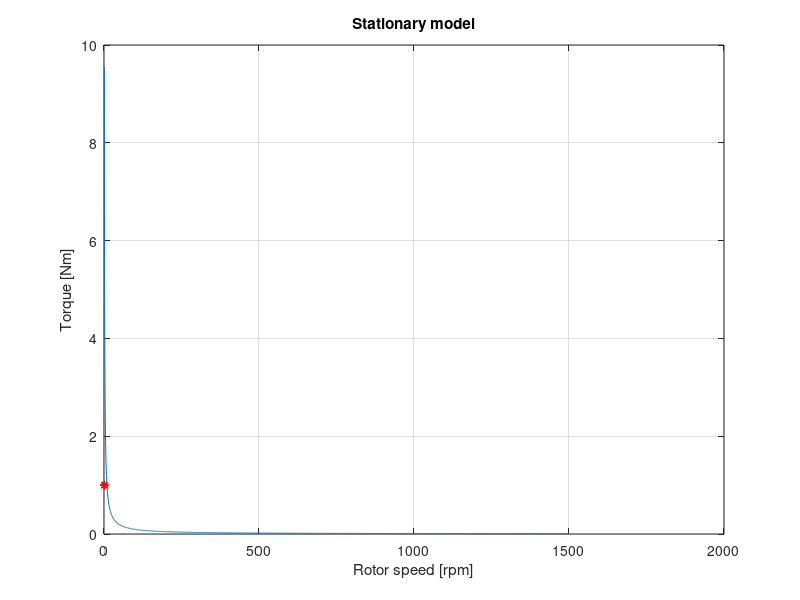

MATLAB code for this plot:

% MATLAB Code - IM Parameter Post Process Code

% EEN155 Electric Drives and fields
% Division of Electric Power Engineering
% Chalmers University of Technology 

% Verion 1.0    2022-02-28    Emma Grunditz <emma.grunditz@chalmers.se>
% Verion 1.1    2023-02-02    Emma Grunditz <emma.grunditz@chalmers.se>



% The equivalent curcuit of the induction machine, including the core loss
% resistance is shown below

%     I1
%   o-->---R1---X1----------X'2---R'2-----
%  +               |   |                 |
%  U1             Rfe  Xm                R'2*(1-s)/s
%  -               |   |                 |
%   o-------------------------------------



% Notes:
%
% (1) Exchange the parameter values = 1, with corrent expressions, to plot the
% torque-speed-graph of the induction machine

% IMPORTANT! when using vector arrays in MATLAB, 
% element-vise multiplication must be written  .* 
% and division must be written  ./ 
% and potence must be written  .^
% See example below for the slip-vector, Z2 and Te

% IMPORTANT! The imaginary number i, written using the letter j

%%
close all;
clear;
clc;

%% EDIT HERE - Parameter definitions
U1 = 1;                     % (V) Stator phase voltage rms value

f_s=1;                      % (Hz) synchronous stator voltage frequncy (from grid)
w_s=1;                      % (rad/s) synchronous angular frequncy
ns=1500;                    % (rpm) synchronous rotating speed (=120*f_s/PolePair
n_vect=[0:ns];              % (rpm) speed-vector, 0-syncronous speed
s=(ns-n_vect)./ns;          % (-) slip-vector, 0-syncronous speed  

R1=1;                       % (ohm) Stator winding resistance
R2=1;                       % (ohm) Rotor resistance, referred to stator
L1=1e-3;                    % (H) Stator leakage inductance
L2=1e-3;                    % (H) Rotor leakage inductance, referred to stator
Lm=1e-3;                    % (H) Magnetizing inductance
Rfe= 1;                     % (ohm) Core loss resistance

%% EDIT HERE - Impedances - using jw-method

Z2 = (j.*w_s.*L2) + R2 + R2.*((1-s)./s);        % Total rotor winding impedance
Zm = 1;                     % Total Magnetisering impedance
Z_2m = 1;                   % Z_2m = Z2 // Zm
Z1 = 1;                     % Total stator winding impedance

%% EDIT HERE - Voltages, currents

U_2m = 1;                           % Voltage acoss Z_2m = Z2 // Zm (Tips: spänningsdelning)
I2 = 1;                             % Rotor current

Pe = 1;                           % Mechanical power
Te = Pe./(n_vect.*pi./30);      % Mechanical torque


figure(1)
clf;

    plot(n_vect,Te);grid on; hold on;
    xlabel('Rotor speed [rpm]');
    ylabel('Torque [Nm]');
    title('Stationary model');

%% EDIT HERE - Your Measured Data
% --- ENTER MEASURED DATA HERE ---
n1=1;
n2=1;
n3=1;
n4=1;
n5=1;
Trq1=1;
Trq2=1;
Trq3=1;
Trq4=1;
Trq5=1;

n_meas=[n1,n2,n3,n4,n5];
Trq_meas=[Trq1,Trq2,Trq3,Trq4,Trq5];

plot(n_meas, Trq_meas,'r*-');
